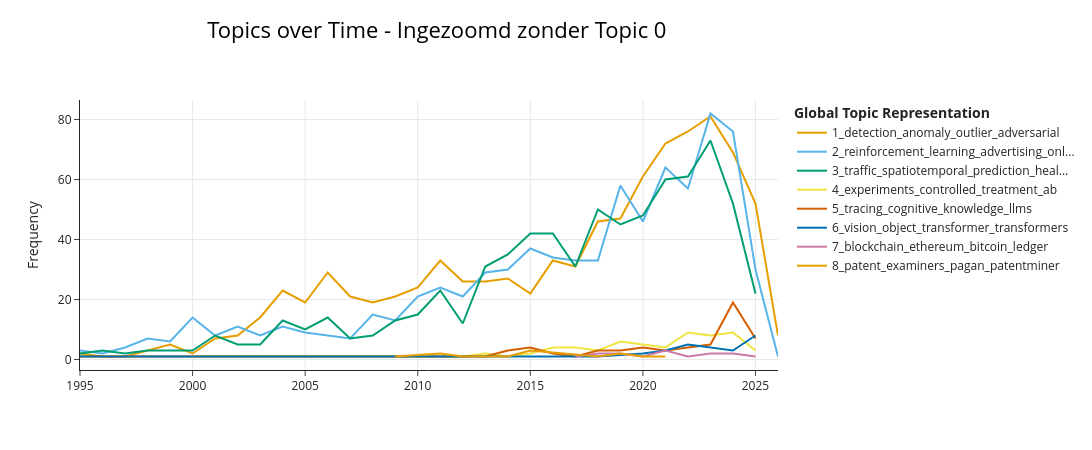

The code cell stored with this chart in its notebook:
### Code cell
# TWEEDE GRAFIEK BERTOPIC - Ingezoomd op de specifiekere onderwerpen 

# Selecteer de topic-ID's van de top 10 topics, maar sluit ruis (-1) en het grote hoofdtopic (0) uit
alle_topics = [t for t in topic_model.get_topic_freq()['Topic'] if t not in [-1, 0]]
specifieke_topics = alle_topics[:9]  # De volgende 9 grootste specifieke topics

# Visualiseer deze specifieke topics met dezelfde BERTopic-functie (y-as schaalt nu automatisch)
fig_zoomed = topic_model.visualize_topics_over_time(
    topics_over_time, 
    topics=specifieke_topics,
    title="Topics over Time - Ingezoomd zonder Topic 0"
)
fig_zoomed.show()

### Figure 1 — Plotly figure (JSON) as saved in the notebook; plotly's stock layout.template omitted (floating-point values rounded to 4 significant figures)
{"data": [{"hoverinfo": "text", "hovertext": ["<b>Topic 1</b><br>Words: databases, removing, anonymization, outliers, techniques", "<b>Topic 1</b><br>Words: deviation, databases, linear, method, detection", "<b>Topic 1</b><br>Words: notion, properties, outliers, computation, unified", "<b>Topic 1</b><br>Words: intrusion, detection, audit, command, nonuniform", "<b>Topic 1</b><br>Words: fraud, detection, identifying, opticsof, superimposed", "<b>Topic 1</b><br>Words: mills, discounting, dark, invited, finite", "<b>Topic 1</b><br>Words: intrusions, learner, outliers, detection, detecting", "<b>Topic 1</b><br>Words: detection, intrusion, outlier, privacy, mining", "<b>Topic 1</b><br>Words: detection, privacypreserving, anomaly, techniques, intrusion", "<b>Topic 1</b><br>Words: detection, privacy, outlier, anomaly, spam", "<b>Topic 1</b><br>Words: detection, privacypreserving, anomaly, data, outlier", "<b>Topic 1</b><br>Words: detection, outlier, anomaly, privacy, outliers", "<b>Topic 1</b><br>Words: detection, data, privacy, fraud, anomaly", "<b>Topic 1</b><br>Words: detection, spam, outlier, privacypreserving, data", "<b>Topic 1</b><br>Words: detection, anomaly, privacy, outlier, publishing", "<b>Topic 1</b><br>Words: detection, outlier, anomaly, data, privacy", "<b>Topic 1</b><br>Words: detection, anomaly, privacy, anonymization, outlier", "<b>Topic 1</b><br>Words: detection, outlier, anomaly, differentially, private", "<b>Topic 1</b><br>Words: detection, outlier, fraud, anomaly, data", "<b>Topic 1</b><br>Words: detection, anomaly, privacy, adversarial, density", "<b>Topic 1</b><br>Words: detection, fraud, differentially, private, anomaly", "<b>Topic 1</b><br>Words: detection, anomaly, outlier, privacy, private", "<b>Topic 1</b><br>Words: detection, anomaly, outlier, fraud, private", "<b>Topic 1</b><br>Words: detection, anomaly, adversarial, outlier, fraud", "<b>Topic 1</b><br>Words: detection, anomaly, adversarial, outlier, fairness", "<b>Topic 1</b><br>Words: detection, anomaly, adversarial, fairness, fraud", "<b>Topic 1</b><br>Words: detection, anomaly, adversarial, fairness, outlier", "<b>Topic 1</b><br>Words: detection, anomaly, adversarial, fairness, outlier", "<b>Topic 1</b><br>Words: detection, anomaly, adversarial, fraud, fairness", "<b>Topic 1</b><br>Words: detection, anomaly, fairness, outlier, graph", "<b>Topic 1</b><br>Words: detection, anomaly, adversarial, attacks, fairness", "<b>Topic 1</b><br>Words: detection, anomaly, series, time, multivariate"], "marker": {"color": "#E69F00"}, "mode": "lines", "name": "1_detection_anomaly_outlier_adversarial", "type": "scatter", "x": [1995, 1996, 1997, 1998, 1999, 2000, 2001, 2002, 2003, 2004, 2005, 2006, 2007, 2008, 2009, 2010, 2011, 2012, 2013, 2014, 2015, 2016, 2017, 2018, 2019, 2020, 2021, 2022, 2023, 2024, 2025, 2026], "y": [2, 1, 1, 3, 5, 2, 7, 8, 14, 23, 19, 29, 21, 19, 21, 24, 33, 26, 26, 27, 22, 33, 31, 46, 47, 61, 72, 76, 81, 69, 52, 8]}, {"hoverinfo": "text", "hovertext": ["<b>Topic 2</b><br>Words: amro, borrowing, loan, telecommunication, abn", "<b>Topic 2</b><br>Words: neuralexpert, breeding, questionnaire, simulated, base", "<b>Topic 2</b><br>Words: customer, customerdriven, telecommunications, centers, retention", "<b>Topic 2</b><br>Words: marketing, major, direct, tbond, traders", "<b>Topic 2</b><br>Words: business, intelligence, assortment, farming, neurofuzzy", "<b>Topic 2</b><br>Words: marketing, abstract, direct, invited, talk", "<b>Topic 2</b><br>Words: ecommerce, experience, iese, ugly, fraunhofer", "<b>Topic 2</b><br>Words: marketing, customer, reinforcement, value, mining", "<b>Topic 2</b><br>Words: customer, considerations, customerclass, seriously, foreign", "<b>Topic 2</b><br>Words: business, purchase, customer, early, reinforcement", "<b>Topic 2</b><br>Words: customers, nurturers, meat, boasting, beef", "<b>Topic 2</b><br>Words: customer, sales, marketing, voluntary, dataenhanced", "<b>Topic 2</b><br>Words: customer, highquantile, wallet, banditbased, taxonomies", "<b>Topic 2</b><br>Words: policy, customer, industry, services, natural", "<b>Topic 2</b><br>Words: reinforcement, policy, online, learning, advertising", "<b>Topic 2</b><br>Words: reinforcement, advertising, learning, customer, campaigns", "<b>Topic 2</b><br>Words: reinforcement, advertising, learning, preferencebased, policy", "<b>Topic 2</b><br>Words: advertising, display, reinforcement, allocation, learning", "<b>Topic 2</b><br>Words: reinforcement, advertising, learning, search, policy", "<b>Topic 2</b><br>Words: policy, advertising, online, bandits, learning", "<b>Topic 2</b><br>Words: advertising, marketing, online, reinforcement, sponsored", "<b>Topic 2</b><br>Words: advertising, online, job, reinforcement, bandits", "<b>Topic 2</b><br>Words: bandit, advertising, customer, prediction, learning", "<b>Topic 2</b><br>Words: reinforcement, market, learning, bidding, deep", "<b>Topic 2</b><br>Words: reinforcement, learning, advertising, policy, prediction", "<b>Topic 2</b><br>Words: learning, reinforcement, advertising, bandits, bandit", "<b>Topic 2</b><br>Words: reinforcement, advertising, learning, bandits, online", "<b>Topic 2</b><br>Words: reinforcement, learning, bandits, multiagent, advertising", "<b>Topic 2</b><br>Words: reinforcement, learning, online, advertising, bandits", "<b>Topic 2</b><br>Words: reinforcement, advertising, learning, bandits, online", "<b>Topic 2</b><br>Words: reinforcement, learning, bandit, advertising, financial", "<b>Topic 2</b><br>Words: illusion, improvement, reject, credit, scoring"], "marker": {"color": "#56B4E9"}, "mode": "lines", "name": "2_reinforcement_learning_advertising_onl...", "type": "scatter", "x": [1995, 1996, 1997, 1998, 1999, 2000, 2001, 2002, 2003, 2004, 2005, 2006, 2007, 2008, 2009, 2010, 2011, 2012, 2013, 2014, 2015, 2016, 2017, 2018, 2019, 2020, 2021, 2022, 2023, 2024, 2025, 2026], "y": [3, 2, 4, 7, 6, 14, 8, 11, 8, 11, 9, 8, 7, 15, 13, 21, 24, 21, 29, 30, 37, 34, 33, 33, 58, 46, 64, 57, 82, 76, 30, 1]}, {"hoverinfo": "text", "hovertext": ["<b>Topic 3</b><br>Words: pril, geophysical, assessment, datasets, spatiotemporal", "<b>Topic 3</b><br>Words: earthquakes, quakefinder, simplicity, proximity, diagnosis", "<b>Topic 3</b><br>Words: health, densityconnected, risks, epidemics, surveillance", "<b>Topic 3</b><br>Words: spatial, ilp, trip, automobile, duration", "<b>Topic 3</b><br>Words: appendicitis, acute, diagnosing, mixtures, trajectory", "<b>Topic 3</b><br>Words: conclusions, findings, diabetic, hospital, systems", "<b>Topic 3</b><br>Words: medical, spatial, mining, arrhythmias, california", "<b>Topic 3</b><br>Words: spatial, timeseries, patternsin, objectrelational, threatening", "<b>Topic 3</b><br>Words: spatial, asthma, physicians, existing, epidemics", "<b>Topic 3</b><br>Words: spatial, data, mining, traffic, collocations", "<b>Topic 3</b><br>Words: spatial, mining, data, spatiotemporal, patterns", "<b>Topic 3</b><br>Words: spatial, spatiotemporal, medical, trajectory, mining", "<b>Topic 3</b><br>Words: spatial, zonal, discovering, emergent, outbreak", "<b>Topic 3</b><br>Words: traffic, medical, svrc, timereferenced, grammarguided", "<b>Topic 3</b><br>Words: spatial, spatiotemporal, patterns, neighborhood, approach", "<b>Topic 3</b><br>Words: spatiotemporal, mobility, data, trajectory, traffic", "<b>Topic 3</b><br>Words: activity, locationbased, mobility, recognition, medical", "<b>Topic 3</b><br>Words: clinical, spatiotemporal, prediction, traffic, notes", "<b>Topic 3</b><br>Words: mobility, prediction, location, spatiotemporal, risk", "<b>Topic 3</b><br>Words: health, electronic, records, social, medical", "<b>Topic 3</b><br>Words: prediction, health, electronic, records, location", "<b>Topic 3</b><br>Words: traffic, prediction, spatiotemporal, data, medical", "<b>Topic 3</b><br>Words: prediction, electronic, traffic, healthcare, health", "<b>Topic 3</b><br>Words: spatiotemporal, prediction, health, deep, patient", "<b>Topic 3</b><br>Words: prediction, spatiotemporal, health, deep, traffic", "<b>Topic 3</b><br>Words: prediction, spatiotemporal, traffic, healthcare, mobility", "<b>Topic 3</b><br>Words: traffic, spatiotemporal, prediction, forecasting, learning", "<b>Topic 3</b><br>Words: traffic, prediction, spatiotemporal, health, covid", "<b>Topic 3</b><br>Words: traffic, spatiotemporal, prediction, forecasting, health", "<b>Topic 3</b><br>Words: traffic, spatiotemporal, prediction, health, spatial", "<b>Topic 3</b><br>Words: prediction, survival, traffic, spatiotemporal, health"], "marker": {"color": "#009E73"}, "mode": "lines", "name": "3_traffic_spatiotemporal_prediction_heal...", "type": "scatter", "x": [1995, 1996, 1997, 1998, 1999, 2000, 2001, 2002, 2003, 2004, 2005, 2006, 2007, 2008, 2009, 2010, 2011, 2012, 2013, 2014, 2015, 2016, 2017, 2018, 2019, 2020, 2021, 2022, 2023, 2024, 2025], "y": [2, 3, 2, 3, 3, 3, 8, 5, 5, 13, 10, 14, 7, 8, 13, 15, 23, 12, 31, 35, 42, 42, 31, 50, 45, 48, 60, 61, 73, 52, 22]}, {"hoverinfo": "text", "hovertext": ["<b>Topic 4</b><br>Words: vlsi, ic, optimize, testing, test", "<b>Topic 4</b><br>Words: bin, theories, particle, physics, likelihood", "<b>Topic 4</b><br>Words: hippo, listen, controlled, experiments, guide", "<b>Topic 4</b><br>Words: dangers, crossvalidation, experimental, evaluation, experiments", "<b>Topic 4</b><br>Words: seven, running, controlled, avoid, pitfalls", "<b>Topic 4</b><br>Words: puzzling, explained, controlled, experiments, outcomes", "<b>Topic 4</b><br>Words: experiments, controlled, online, bootstrap, dependent", "<b>Topic 4</b><br>Words: experimenters, thumb, seven, site, web", "<b>Topic 4</b><br>Words: experiments, controlled, abn, running, tests", "<b>Topic 4</b><br>Words: controlled, experiments, ab, online, quasi", "<b>Topic 4</b><br>Words: ab, testing, experiments, controlled, treatment", "<b>Topic 4</b><br>Words: controlled, experiments, online, treatment, winners", "<b>Topic 4</b><br>Words: experiments, controlled, online, treatment, effect", "<b>Topic 4</b><br>Words: treatment, effect, individual, counterfactual, testing", "<b>Topic 4</b><br>Words: treatment, testing, ab, prescription, postselection", "<b>Topic 4</b><br>Words: treatment, effect, ab, individual, estimation", "<b>Topic 4</b><br>Words: treatment, experiments, testing, controlled, interference", "<b>Topic 4</b><br>Words: ab, experiments, treatment, controlled, tests", "<b>Topic 4</b><br>Words: robustness, selfimprovement, panic, computerized, attributeaware"], "marker": {"color": "#F0E442"}, "mode": "lines", "name": "4_experiments_controlled_treatment_ab", "type": "scatter", "x": [2000, 2005, 2007, 2008, 2009, 2012, 2013, 2014, 2015, 2016, 2017, 2018, 2019, 2020, 2021, 2022, 2023, 2024, 2025], "y": [1, 1, 1, 1, 1, 1, 2, 1, 2, 4, 4, 3, 6, 5, 4, 9, 8, 9, 3]}, {"hoverinfo": "text", "hovertext": ["<b>Topic 5</b><br>Words: enrollment, university, databases, discovering, knowledge", "<b>Topic 5</b><br>Words: university, students, dropout, chains, markov", "<b>Topic 5</b><br>Words: students, right, targeting, using, mining", "<b>Topic 5</b><br>Words: enriching, education, mining, data, tracing", "<b>Topic 5</b><br>Words: revolution, education, online, tracing, cognitive", "<b>Topic 5</b><br>Words: students, attainment, student, predicting, education", "<b>Topic 5</b><br>Words: students, academic, hardship, grade, educational", "<b>Topic 5</b><br>Words: cumulatively, miningbased, lecturers, university, knowledgeable", "<b>Topic 5</b><br>Words: nextterm, grade, cumulative, knowledgebased, regression", "<b>Topic 5</b><br>Words: tracing, knowledge, ale, prerequisitedriven, grade", "<b>Topic 5</b><br>Words: tracing, gmail, compose, writing, cognitive", "<b>Topic 5</b><br>Words: tracing, knowledge, reusable, gikt, elsim", "<b>Topic 5</b><br>Words: cognitive, diagnosis, tracing, processconsistent, grouplevel", "<b>Topic 5</b><br>Words: cognitive, diagnosis, textbook, hiercdf, assessments", "<b>Topic 5</b><br>Words: tracing, knowledge, cognitive, multiactivity, relicd", "<b>Topic 5</b><br>Words: tracing, llms, cognitive, llm, diagnosis", "<b>Topic 5</b><br>Words: tracing, student, llms, knowledge, framework"], "marker": {"color": "#D55E00"}, "mode": "lines", "name": "5_tracing_cognitive_knowledge_llms", "type": "scatter", "x": [1995, 1999, 2000, 2011, 2013, 2014, 2015, 2016, 2017, 2018, 2019, 2020, 2021, 2022, 2023, 2024, 2025], "y": [1, 1, 1, 1, 1, 3, 4, 2, 1, 3, 3, 4, 3, 4, 5, 19, 7]}, {"hoverinfo": "text", "hovertext": ["<b>Topic 6</b><br>Words: displays, distortion, star, oriented, architecture", "<b>Topic 6</b><br>Words: gabor, filter, vehicle, evolutionary, application", "<b>Topic 6</b><br>Words: viii, superhuman, levels, agnostic, segmentation", "<b>Topic 6</b><br>Words: centroidnet, object, localization, counting, joint", "<b>Topic 6</b><br>Words: vision, object, computer, dive, introduction", "<b>Topic 6</b><br>Words: object, divinia, dhakanet, overhead, deception", "<b>Topic 6</b><br>Words: vision, transformers, object, transformer, token", "<b>Topic 6</b><br>Words: token, transformer, vision, object, fdnet", "<b>Topic 6</b><br>Words: vision, transformer, token, gigapixel, dualtokenvit", "<b>Topic 6</b><br>Words: vision, transformer, transformers, object, image"], "marker": {"color": "#0072B2"}, "mode": "lines", "name": "6_vision_object_transformer_transformers", "type": "scatter", "x": [1995, 2003, 2017, 2018, 2020, 2021, 2022, 2023, 2024, 2025], "y": [1, 1, 1, 1, 2, 3, 5, 4, 3, 8]}, {"hoverinfo": "text", "hovertext": ["<b>Topic 7</b><br>Words: traffickers, backpage, bitcoin, uncovering, human", "<b>Topic 7</b><br>Words: blockchain, landscape, analytics, practical, applications", "<b>Topic 7</b><br>Words: blockchain, chainnet, antichains, topological, hierarchies", "<b>Topic 7</b><br>Words: ethereum, blockchain, dissecting, geometry, topology", "<b>Topic 7</b><br>Words: blockchain, workshop, sdbd, ledger, blockchains", "<b>Topic 7</b><br>Words: blockchain, edgewatch, investigation, integrity, edge", "<b>Topic 7</b><br>Words: bitcoin, blockchain, demystifying, cryptocurrency, tracer", "<b>Topic 7</b><br>Words: blockchain, bitcoin, sdbd, ledger, bitlink", "<b>Topic 7</b><br>Words: ethereum, simplicial, llm, transaction, prompt"], "marker": {"color": "#CC79A7"}, "mode": "lines", "name": "7_blockchain_ethereum_bitcoin_ledger", "type": "scatter", "x": [2017, 2018, 2019, 2020, 2021, 2022, 2023, 2024, 2025], "y": [1, 2, 2, 1, 3, 1, 2, 2, 1]}, {"hoverinfo": "text", "hovertext": ["<b>Topic 8</b><br>Words: patents, coa, patent, novel, finding", "<b>Topic 8</b><br>Words: patent, maintenance, quantifying, graphical, quality", "<b>Topic 8</b><br>Words: patent, patentminer, topicdriven, analysis, mining", "<b>Topic 8</b><br>Words: patent, tech, prospecting, companies, technology", "<b>Topic 8</b><br>Words: patent, patentcom, examiners, hightech, sector", "<b>Topic 8</b><br>Words: patent, fixed, vectors, lstm, hierarchy", "<b>Topic 8</b><br>Words: patent, platform, optimizing, analytics, predictive", "<b>Topic 8</b><br>Words: patent, technical, phrase, multilevel, extraction", "<b>Topic 8</b><br>Words: patent, pagan, understanding, generative, adversarial"], "marker": {"color": "#E69F00"}, "mode": "lines", "name": "8_patent_examiners_pagan_patentminer", "type": "scatter", "x": [2009, 2011, 2012, 2014, 2015, 2018, 2019, 2020, 2021], "y": [1, 2, 1, 1, 3, 1, 2, 1, 1]}], "layout": {"height": 450, "hoverlabel": {"bgcolor": "white", "font": {"family": "Rockwell", "size": 16}}, "legend": {"title": {"text": "<b>Global Topic Representation"}}, "title": {"font": {"color": "Black", "size": 22}, "text": "Topics over Time - Ingezoomd zonder Topic 0", "x": 0.4, "xanchor": "center", "y": 0.95, "yanchor": "top"}, "width": 1250, "xaxis": {"showgrid": true}, "yaxis": {"showgrid": true, "title": {"text": "Frequency"}}}}
